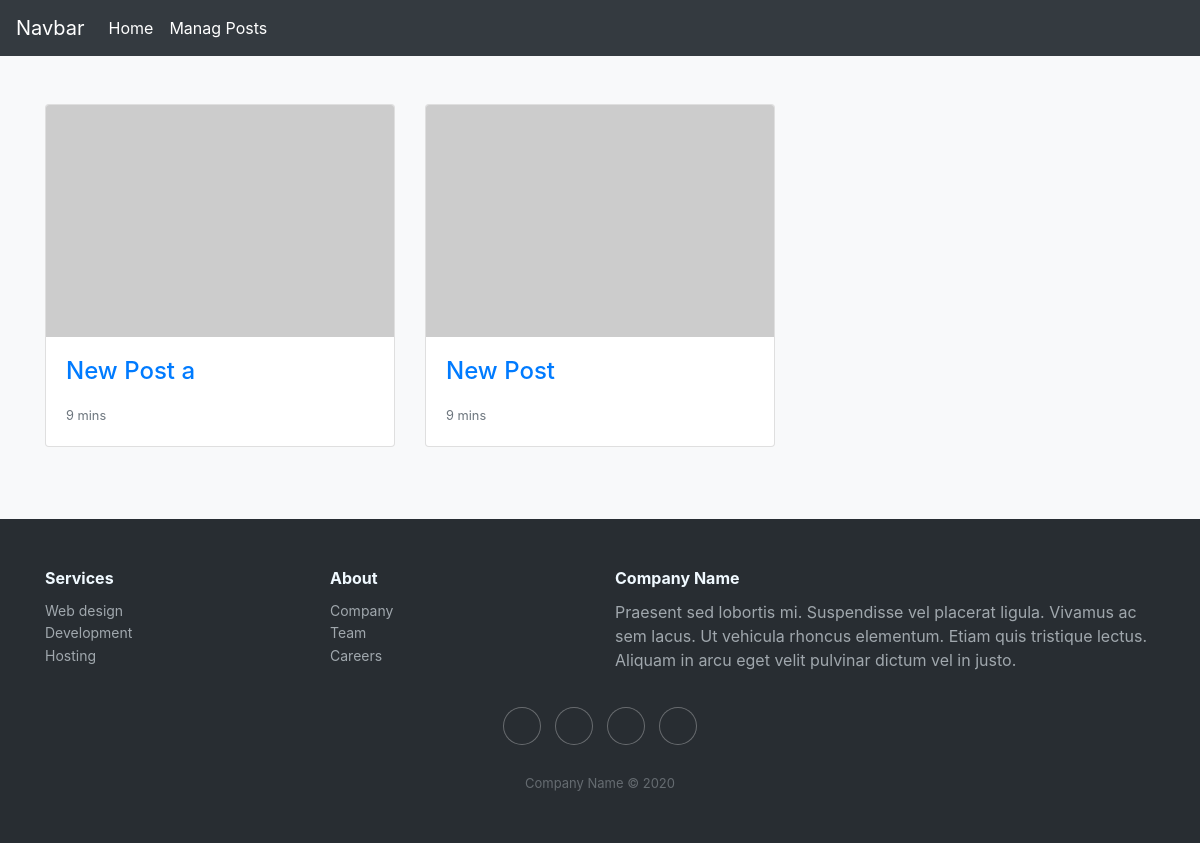
Before: / with the older database file.
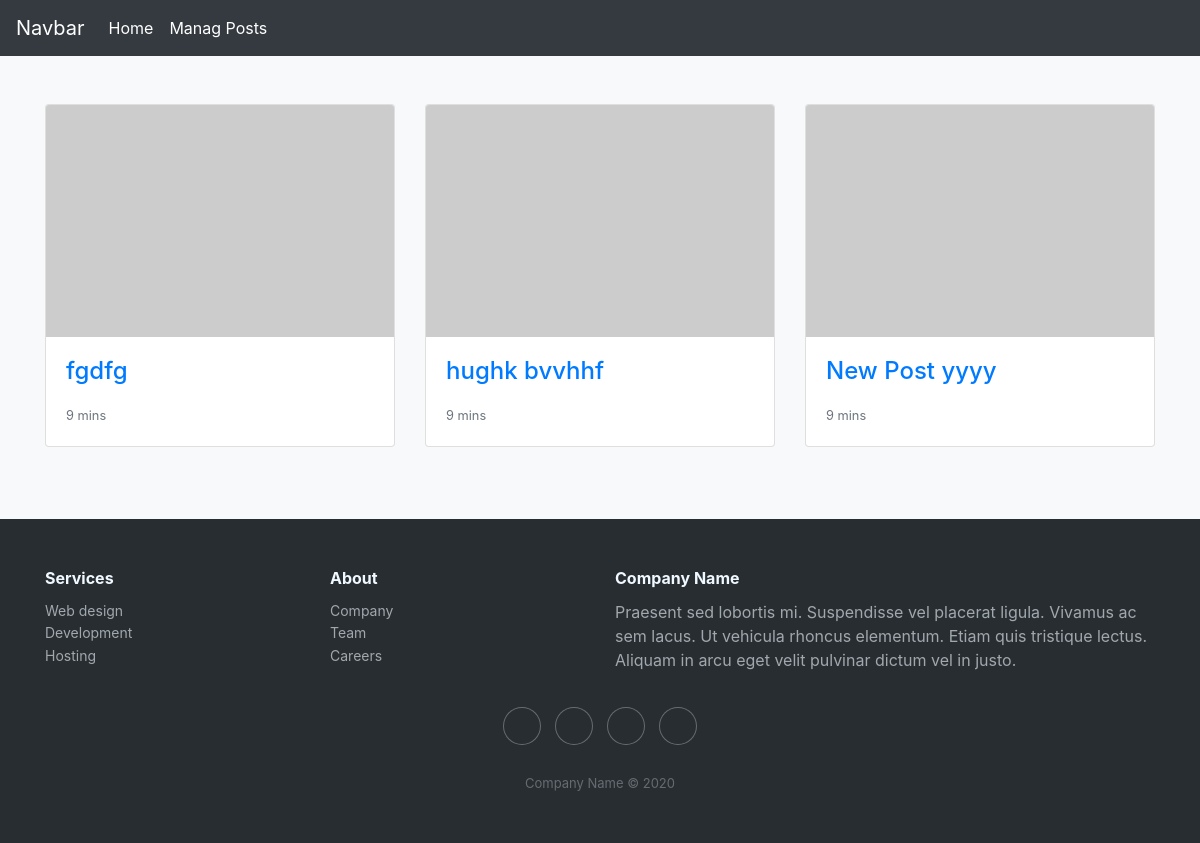
After: the same page with the newer database file.
### core/models.py (models this page shows, shortened)
class Core(models.Model):
    title = models.CharField(max_length=200)
    excerpt = models.TextField(null=True)
    author = models.ForeignKey(User, on_delete=models.CASCADE, related_name='core')
    slug = models.SlugField(max_length=200, unique=True)
    updated = models.DateTimeField(auto_now_add=True)
    published = models.DateTimeField(default=timezone.now)
    def get_absolute_url(self):
        return reverse('core:single', args=[self.slug])
    class Meta:
        ordering = ['-published']

### core/views.py (the view)
# urls.py: path('', views.IndexView.as_view(), name='index'),
class IndexView(ListView):
    model = Core
    template_name = "core/index.html"
    context_object_name = 'index'

### core/templates/core/index.html (shortened to what this page needs)
{% extends 'core/base.html' %}
{% block content %}
<div class="album py-5 bg-light">
    <div class="container">
        <div class="row">
            {% for core in  index %}
            <div class="col-md-4">
            <div class="card mb-4 box-shadow">
                <img src="https://via.placeholder.com/150x100" alt="card" class="card-img-top">
                <div class="card-body">
                    <h4 class=""><a href="{{ core.get_absolute_url }}">{{ core.title }}</a></h4>
                    <div class="d-flex justify-content-between align-items-center">
                        <div class="">
                            <small class="text-muted">9 mins</small>
                        </div>
                    </div>
                </div>
            </div>
            </div>
            {% endfor %}
        </div>
    </div>
</div>
{% endblock content %}

### core/templates/core/base.html (shortened to what this page needs)
{% load static %}
<!doctype html>
<html lang="en">
  <head>
    <link rel="stylesheet" href="https://cdn.jsdelivr.net/npm/bootstrap@4.5.3/dist/css/bootstrap.min.css">
    <link rel="stylesheet" href="https://cdnjs.cloudflare.com/ajax/libs/ionicons/2.0.1/css/ionicons.min.css">
    <link rel="stylesheet" href="{% static 'core/css/Footer-Dark.css' %}">
    <link rel="stylesheet" href="https://stackpath.bootstrapcdn.com/font-awesome/4.7.0/css/font-awesome.min.css">
  </head>
  <body>
  {% include 'core/navbar.html' %}
    {% block content %}
    {% endblock content %}
    {% include 'core/footer.html' %}
  </body>
</html>

### core/templates/core/navbar.html (shortened to what this page needs)
<nav class="navbar navbar-expand-lg navbar-dark bg-dark">
  <a class="navbar-brand" href="#">Navbar</a>
  <div class="collapse navbar-collapse" id="navbarSupportedContent">
    <ul class="navbar-nav mr-auto">
      <li class="nav-item active">
        <a class="nav-link" href="/">Home <span class="sr-only">(current)</span></a>
      </li>
      <li class="nav-item active">
        <a href="{% url 'core:posts' %}" class="nav-link">Manag Posts</a>
      </li>
    </ul>
  </div>
</nav>

### core/templates/core/footer.html (shortened to what this page needs)
<div class="footer-dark">
        <footer>
            <div class="container">
                <div class="row">
                    <div class="col-sm-6 col-md-3 item">
                        <h3>Services</h3>
                        <ul>
                            <li><a href="#">Web design</a></li>
                            <li><a href="#">Development</a></li>
                            <li><a href="#">Hosting</a></li>
                        </ul>
                    </div>
                    <div class="col-sm-6 col-md-3 item">
                        <h3>About</h3>
                        <ul>
                            <li><a href="#">Company</a></li>
                            <li><a href="#">Team</a></li>
                            <li><a href="#">Careers</a></li>
                        </ul>
                    </div>
                    <div class="col-md-6 item text">
                        <h3>Company Name</h3>
                        <p>Praesent sed lobortis mi. Suspendisse vel placerat ligula. Vivamus ac sem lacus. Ut vehicula rhoncus elementum. Etiam quis tristique lectus. Aliquam in arcu eget velit pulvinar dictum vel in justo.</p>
                    </div>
                    <div class="col item social"><a href="#"></a><a href="#"></a><a href="#"></a><a href="#"></a></div>
                </div>
                <p class="copyright">Company Name © 2020</p>
            </div>
        </footer>
    </div>

### static/core/css/Footer-Dark.css (style rules this page uses)
.footer-dark { padding: 50px 0; color: #f0f9ff; background-color: #282d32; }
.footer-dark h3 { margin-top: 0; margin-bottom: 12px; font-weight: bold; font-size: 16px; }
.footer-dark ul { padding: 0; list-style: none; line-height: 1.6; font-size: 14px; margin-bottom: 0; }
.footer-dark ul a { color: inherit; text-decoration: none; opacity: 0.6; }
.footer-dark .item.text { margin-bottom: 36px; }
.footer-dark .item.text p { opacity: 0.6; margin-bottom: 0; }
.footer-dark .item.social { text-align: center; }
.footer-dark .item.social > a { font-size: 20px; width: 36px; height: 36px; line-height: 36px; display: inline-block; text-align: center; border-radius: 50%; box-shadow: 0 0 0 1px rgba(255,255,255,0.4); margin: 0 8px; color: #fff; opacity: 0.75; }
.footer-dark .copyright { text-align: center; padding-top: 24px; opacity: 0.3; font-size: 13px; margin-bottom: 0; }

Changed rows visible on the page:
removed Core: title "New Post a"
added Core: title "fgdfg"
added Core: title "hughk bvvhhf"
changed Core: title "New Post" → "New Post yyyy"
